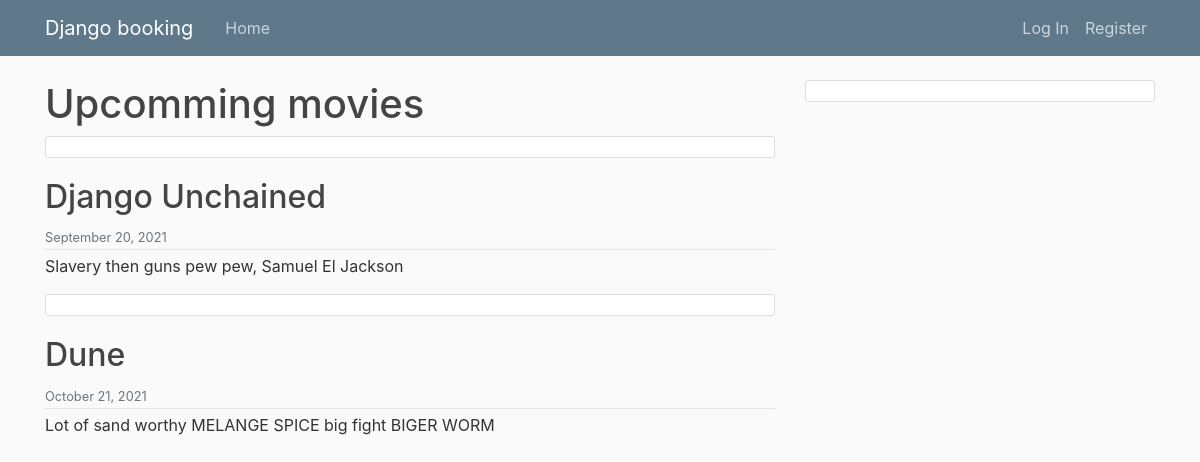
Before: /booking/ with the older database file.
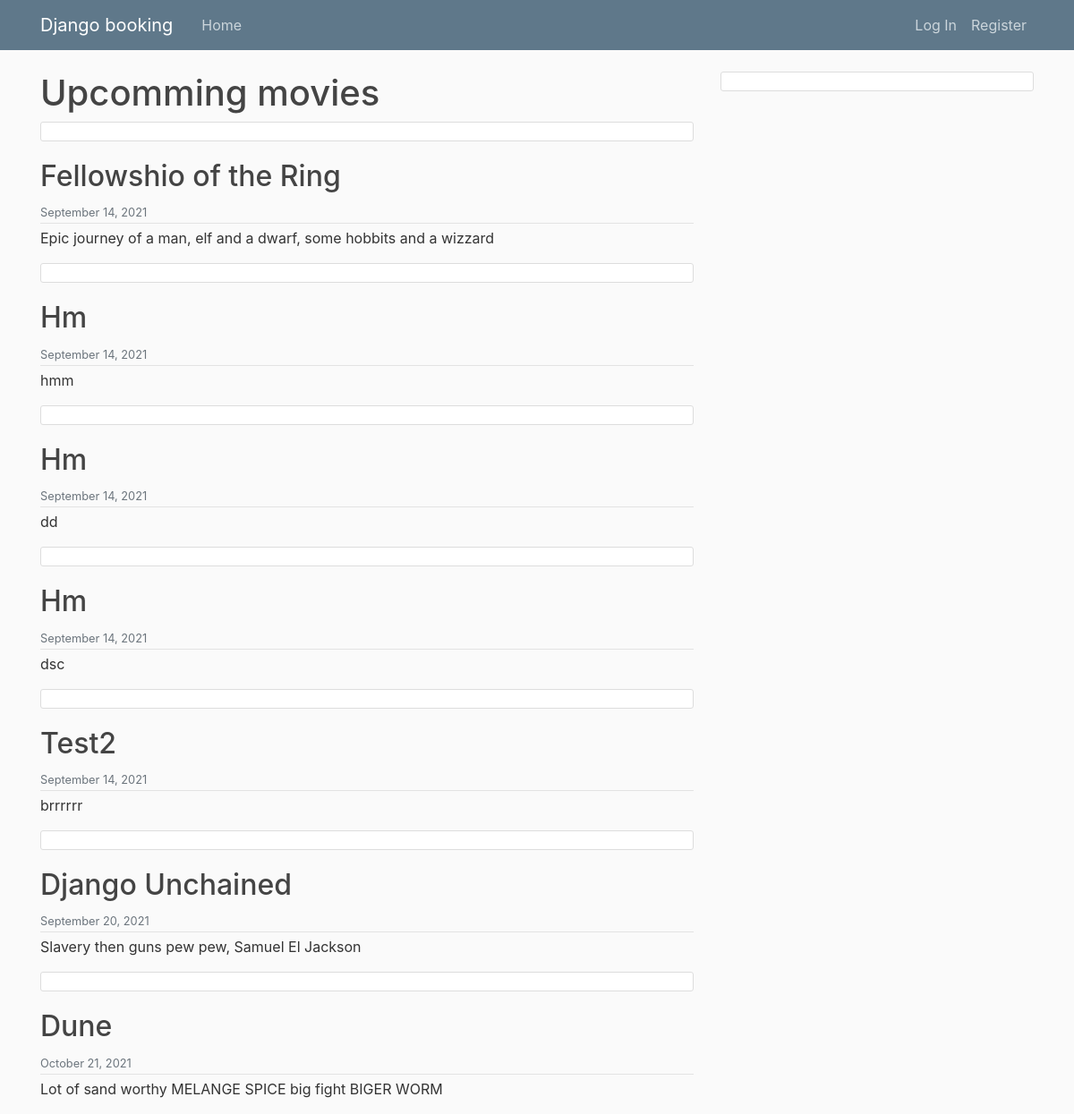
After: the same page with the newer database file.
### Booking/models.py (models this page shows, shortened)
class Movie(models.Model):
    title = models.CharField(max_length=100)
    description = models.TextField()
    date = models.DateField()
    time = models.TimeField()
    director = models.CharField(max_length=100)
    scriptwriter = models.CharField(max_length=100)
    studio = models.CharField(max_length=100)
    room_id = models.ForeignKey(Room, on_delete=models.CASCADE)

### Booking/views.py (the view)
# urls.py: path('', MoviesListView.as_view(), name='booking-home'),
class MoviesListView(ListView):
    model = Movie
    template_name = 'Booking/home.html'
    context_object_name = 'movies'
    ordering = ['date']

### templates/Booking/home.html (shortened to what this page needs)
{% extends "ADB/base.html" %}
{% block content %}
    <H1>Upcomming movies</H1>
    {% for movie in movies %}
        <article class="media content-section"></article>
          <div class="media-body">
            <h2><a class="article-title" href="{% url 'movie-detail' movie.id %}">{{ movie.title }}</a></h2>
            <div class="article-metadata">
              <small class="text-muted">{{ movie.date|date:"F d, Y" }}</small>
            </div>
            <p class="article-content">{{ movie.description }}</p>
          </div>
    {% endfor %}
{% endblock content %}

### templates/ADB/base.html (shortened to what this page needs)
{% load static %}
<!DOCTYPE html>
<html>
<head>
    <link rel="stylesheet" href="https://maxcdn.bootstrapcdn.com/bootstrap/4.0.0/css/bootstrap.min.css">
    <link rel="stylesheet" type="text/css" href="{% static 'Booking/main.css' %}">
</head>
<body>
    <header class="site-header">
      <nav class="navbar navbar-expand-md navbar-dark bg-steel fixed-top">
        <div class="container">
          <a class="navbar-brand mr-4" href="{% url 'booking-home' %}">Django booking</a>
          <div class="collapse navbar-collapse" id="navbarToggle">
            <div class="navbar-nav mr-auto">
              <a class="nav-item nav-link" href="{% url 'booking-home' %}">Home</a>
            </div>
            <div class="navbar-nav">
            {% if user.is_authenticated %}
              <a class="nav-item nav-link" href="{%  url 'logout' %}">Log Out</a>
                <a class="nav-item nav-link" href="{%  url 'profile' %}">Your Bookings</a>
            {% else %}
              <a class="nav-item nav-link" href="{%  url 'login' %}">Log In</a>
              <a class="nav-item nav-link" href="{%  url 'register' %}">Register</a>
            {% endif %}
            </div>
          </div>
        </div>
      </nav>
    </header>
    <main role="main" class="container">
      <div class="row">
        <div class="col-md-8">
          {% block content %}{% endblock %}
        </div>
        <div class="col-md-4">
          <div class="content-section">
          </div>
        </div>
      </div>
    </main>
</body>
</html>

### static/Booking/main.css (style rules this page uses)
body { background: #fafafa; color: #333333; margin-top: 5rem; }
h1, h2, h3, h4, h5, h6 { color: #444444; }
.bg-steel { background-color: #5f788a; }
.site-header .navbar-nav .nav-link { color: #cbd5db; }
.content-section { background: #ffffff; padding: 10px 20px; border: 1px solid #dddddd; border-radius: 3px; margin-bottom: 20px; }
.article-title { color: #444444; }
.article-content { white-space: pre-line; }
.article-metadata { padding-bottom: 1px; margin-bottom: 4px; border-bottom: 1px solid #e3e3e3 }

Changed rows visible on the page:
added Movie: title "Fellowshio of the Ring", date "September 14, 2021", description "Epic journey of a man, elf and a dwarf, some hobbits and a wizzard"
added Movie: title "Hm", date "September 14, 2021", description "hmm"
added Movie: title "Hm", date "September 14, 2021", description "dd"
added Movie: title "Hm", date "September 14, 2021", description "dsc"
added Movie: title "Test2", date "September 14, 2021", description "brrrrrr"
